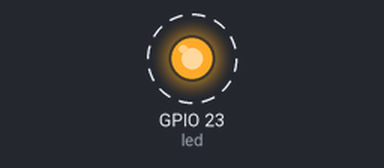
Simulated run of this sketch. Board: ESP32. Shown: output pins drawn as LEDs (lit = HIGH). Dashed ring = blinking.

Above: at 0.2 s.
Timing chart, 0 to 3.0 s (numbered marks = the images above):
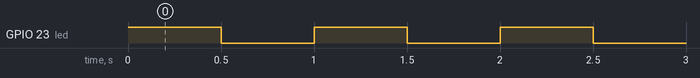

The sketch:

ESP32_LED_PARPADEO.ino
```cpp
int led=23;
void setup() {
  // put your setup code here, to run once:
  pinMode(23,OUTPUT);
}
void loop() {
  digitalWrite(led, HIGH);
  delay(500);
  digitalWrite(led, LOW);
  delay(500);
}
```

Measured:
- by itself, GPIO 23 (led): alternates HIGH for 0.50 s and LOW for 0.50 s
